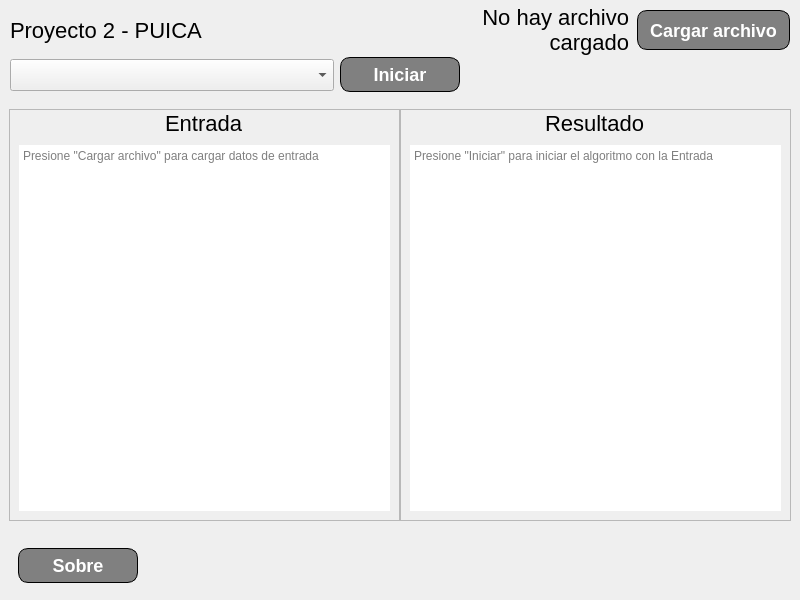
<?xml version="1.0" encoding="UTF-8"?>
<ui version="4.0">
 <class>MainWindow</class>
 <widget class="QMainWindow" name="MainWindow">
  <property name="geometry">
   <rect>
    <x>0</x>
    <y>0</y>
    <width>800</width>
    <height>600</height>
   </rect>
  </property>
  <property name="minimumSize">
   <size>
    <width>800</width>
    <height>600</height>
   </size>
  </property>
  <property name="windowTitle">
   <string>PUICA</string>
  </property>
  <property name="styleSheet">
   <string notr="true">/*
 *
 *  Simple Stylesheet inspired on Bootstrap for Qt Designer / Qt Creator 
 *  File: bootstylesheet.css
 *  Author: JuanLoaiza007
 *  Version: 1.1.1
 *
 */

/*  # Español
 *  Instrucciones para aplicar en Qt Designer / Qt Creator
 *  1. Busque la vista de Inspector de objetos &gt;&gt; Objeto &gt;&gt; &quot;MainWindow&quot;.
 *  2. Dale clic derecho a &quot;MainWindow&quot; y seleccione &quot;Cambiar HojaDeEstilos&quot; o algo similar.
 *  3. Pegue el contenido de este archivo ahí.
 *  4. De clic en Aplicar y Aceptar.
 *  5. Para aplicar los estilos seleccione un objeto, en el Editor de Propiedades agregue un Filtro tipo cadena de texto y nombrelo &quot;class&quot;.
 *  6. En el Editor de Propiedades habrá una seccion nueva llamada &quot;Propiedades dinámicas&quot; y una propiedad llamada &quot;class&quot;, en la casilla de la derecha aplique todos los estilos que desee, eg. &quot;btn btn-outline-primary br-4&quot;. 
 */

/*  # English
 *  Instructions to apply in Qt Designer / Qt Creator
 *  1. Keep an eye on the Object Inspector &gt;&gt; Object &gt;&gt; &quot;MainWindow&quot;.
 *  2. Right click on &quot;MainWindow&quot; and select &quot;Change StyleSheet&quot; or something similar.
 *  3. Paste the content of this file there.
 *  4. Click Apply and Accept.
 *  5. To apply the styles, select an object, in the Properties Editor add a Text String Filter and name it &quot;class&quot;.
 *  6. In the Property Editor there will be a new section called &quot;Dynamic Properties&quot; and a property called &quot;class&quot;, in the box on the right apply all the styles you want, eg. &quot;btn btn-outline-primary br-4&quot;. 
 */

QMainWindow {
  font-family: &quot;sans-serif&quot;;
}

/* Border Settings */
/* Border Side Weight */
.nb {
  border: 0px solid;
}
.b-st-1 {
  border-top: 1px solid;
}
.b-sb-1 {
  border-bottom: 1px solid;
}
.b-sl-1 {
  border-left: 1px solid;
}
.b-sr-1 {
  border-right: 1px solid;
}
.b-st-2 {
  border-top: 2px solid;
}
.b-sb-2 {
  border-bottom: 2px solid;
}
.b-sl-2 {
  border-left: 2px solid;
}
.b-sr-2 {
  border-right: 2px solid;
}
.b-st-3 {
  border-top: 3px solid;
}
.b-sb-3 {
  border-bottom: 3px solid;
}
.b-sl-3 {
  border-left: 3px solid;
}
.b-sr-3 {
  border-right: 3px solid;
}
.b-st-4 {
  border-top: 4px solid;
}
.b-sb-4 {
  border-bottom: 4px solid;
}
.b-sl-4 {
  border-left: 4px solid;
}
.b-sr-4 {
  border-right: 4px solid;
}

/* Radius */
.br-1 {
  border-radius: 10px;
}

.br-2 {
  border-radius: 15px;
}

.br-3 {
  border-radius: 20px;
}

.br-4 {
  border-radius: 25px;
}

/* Background colors */
.background-white {
  background-color: white;
}
.background-light {
  background-color: #f8f9fa;
}
.background-black {
  background-color: black;
}
.background-primary {
  background-color: #0d6efd;
}
.background-success {
  background-color: #198754;
}
.background-warning {
  background-color: #ffc720;
}
.background-danger {
  background-color: #dc3545;
}

/* Colors */
.color-white {
  color: white;
}
.color-light {
  color: #f8f9fa;
}
.color-black {
  color: black;
}
.color-primary {
  color: #0d6efd;
}
.color-success {
  color: #198754;
}
.color-warning {
  color: #ffc720;
}
.color-danger {
  color: #dc3545;
}

/* Buttons */
QPushButton {
  font-weight: 500;
  color: white;
  background-color: gray;
  padding: 6px 12px;
  font-size: 18px;
  border-radius: 10px;
  border: 1px solid;
}

.btn {
  font-weight: 500;
  color: white;
  background-color: gray;
  padding: 6px 12px;
  font-size: 18px;
  border-radius: 10px;
  border: 1px solid;
}

.btn-primary {
  color: #fff;
  background-color: #0d6efd;
  border-color: #0d6efd;
}
.btn-primary:hover {
  color: #fff;
  background-color: #0b5ed7;
  border-color: #0a58ca;
}

.btn-secondary {
  color: #fff;
  background-color: #6c757d;
  border-color: #6c757d;
}
.btn-secondary:hover {
  color: #fff;
  background-color: #5c636a;
  border-color: #565e64;
}

.btn-success {
  color: #fff;
  background-color: #198754;
  border-color: #198754;
}
.btn-success:hover {
  color: #fff;
  background-color: #157347;
  border-color: #146c43;
}

.btn-warning {
  color: #000;
  background-color: #ffc107;
  border-color: #ffc107;
}
.btn-warning:hover {
  color: #000;
  background-color: #ffca2c;
  border-color: #ffc720;
}

.btn-danger {
  color: #fff;
  background-color: #dc3545;
  border-color: #dc3545;
}
.btn-danger:hover {
  color: #fff;
  background-color: #bb2d3b;
  border-color: #b02a37;
}

.btn-light {
  color: #000;
  background-color: #f8f9fa;
  border-color: #f8f9fa;
}
.btn-light:hover {
  color: #000;
  background-color: #f9fafb;
  border-color: #f9fafb;
}

.btn-dark {
  color: #fff;
  background-color: #212529;
  border-color: #212529;
}
.btn-dark:hover {
  color: #fff;
  background-color: #1c1f23;
  border-color: #1a1e21;
}

.btn-outline-primary {
  background-color: white;
  color: #0d6efd;
  border-color: #0d6efd;
}
.btn-outline-primary:hover {
  color: #fff;
  background-color: #0d6efd;
  border-color: #0d6efd;
}

.btn-outline-secondary {
  background-color: white;
  color: #6c757d;
  border-color: #6c757d;
}
.btn-outline-secondary:hover {
  color: #fff;
  background-color: #6c757d;
  border-color: #6c757d;
}

.btn-outline-success {
  background-color: white;
  color: #198754;
  border-color: #198754;
}
.btn-outline-success:hover {
  color: #fff;
  background-color: #198754;
  border-color: #198754;
}

.btn-outline-info {
  background-color: white;
  color: #0dcaf0;
  border-color: #0dcaf0;
}
.btn-outline-info:hover {
  color: #000;
  background-color: #0dcaf0;
}

.btn-outline-warning {
  background-color: white;
  color: #ffc107;
  border-color: #ffc107;
}
.btn-outline-warning:hover {
  color: #000;
  background-color: #ffc107;
  border-color: #ffc107;
}

.btn-outline-danger {
  background-color: white;
  color: #dc3545;
  border-color: #dc3545;
}
.btn-outline-danger:hover {
  color: #fff;
  background-color: #dc3545;
  border-color: #dc3545;
}

.btn-outline-light {
  background-color: #41464b;
  color: #f8f9fa;
  border-color: #f8f9fa;
}
.btn-outline-light:hover {
  color: #000;
  background-color: #f8f9fa;
  border-color: #f8f9fa;
}

.btn-outline-dark {
  background-color: white;
  color: #212529;
  border-color: #212529;
}
.btn-outline-dark:hover {
  color: #fff;
  background-color: #212529;
  border-color: #212529;
}

.btn-link {
  background-color: white;
  font-weight: 400;
  color: #0d6efd;
  text-decoration: underline;
}
.btn-link:hover {
  color: #0a58ca;
}

/* Title sizes */
QLabel {
  font-size: 22px;
}

.h1 {
  font-size: 42px;
}

.h2 {
  font-size: 36px;
}

.h3 {
  font-size: 32px;
}

.h4 {
  font-size: 28px;
}

.h5 {
  font-size: 22px;
}

.h6 {
  font-size: 18px;
}

/* Alerts */
.alert {
  border: 1px solid;
}

.alert-primary {
  color: #084298;
  background-color: #cfe2ff;
  border-color: #b6d4fe;
}
.alert-secondary {
  color: #41464b;
  background-color: #e2e3e5;
  border-color: #d3d6d8;
}
.alert-success {
  color: #0f5132;
  background-color: #d1e7dd;
  border-color: #badbcc;
}
.alert-info {
  color: #055160;
  background-color: #cff4fc;
  border-color: #b6effb;
}
.alert-warning {
  color: #664d03;
  background-color: #fff3cd;
  border-color: #ffecb5;
}
.alert-danger {
  color: #842029;
  background-color: #f8d7da;
  border-color: #f5c2c7;
}
.alert-light {
  color: #636464;
  background-color: #fefefe;
  border-color: #fdfdfe;
}
.alert-dark {
  color: #141619;
  background-color: #d3d3d4;
  border-color: #bcbebf;
}
</string>
  </property>
  <property name="class" stdset="0">
   <string/>
  </property>
  <widget class="QWidget" name="centralwidget">
   <property name="styleSheet">
    <string notr="true"/>
   </property>
   <property name="class" stdset="0">
    <string>background-white</string>
   </property>
   <layout class="QVBoxLayout" name="verticalLayout">
    <property name="spacing">
     <number>0</number>
    </property>
    <property name="leftMargin">
     <number>0</number>
    </property>
    <property name="topMargin">
     <number>0</number>
    </property>
    <property name="rightMargin">
     <number>0</number>
    </property>
    <property name="bottomMargin">
     <number>0</number>
    </property>
    <item>
     <widget class="QFrame" name="head">
      <property name="minimumSize">
       <size>
        <width>800</width>
        <height>100</height>
       </size>
      </property>
      <property name="maximumSize">
       <size>
        <width>16777215</width>
        <height>150</height>
       </size>
      </property>
      <property name="frameShape">
       <enum>QFrame::NoFrame</enum>
      </property>
      <property name="frameShadow">
       <enum>QFrame::Raised</enum>
      </property>
      <layout class="QVBoxLayout" name="verticalLayout_2">
       <property name="spacing">
        <number>0</number>
       </property>
       <property name="leftMargin">
        <number>10</number>
       </property>
       <property name="topMargin">
        <number>5</number>
       </property>
       <property name="rightMargin">
        <number>10</number>
       </property>
       <property name="bottomMargin">
        <number>5</number>
       </property>
       <item>
        <widget class="QFrame" name="head1">
         <property name="minimumSize">
          <size>
           <width>780</width>
           <height>40</height>
          </size>
         </property>
         <property name="frameShape">
          <enum>QFrame::NoFrame</enum>
         </property>
         <property name="frameShadow">
          <enum>QFrame::Raised</enum>
         </property>
         <layout class="QHBoxLayout" name="horizontalLayout_3">
          <property name="spacing">
           <number>8</number>
          </property>
          <property name="leftMargin">
           <number>0</number>
          </property>
          <property name="topMargin">
           <number>0</number>
          </property>
          <property name="rightMargin">
           <number>0</number>
          </property>
          <property name="bottomMargin">
           <number>0</number>
          </property>
          <item>
           <widget class="QLabel" name="lbl_tituloPrograma">
            <property name="minimumSize">
             <size>
              <width>390</width>
              <height>45</height>
             </size>
            </property>
            <property name="maximumSize">
             <size>
              <width>340</width>
              <height>16777215</height>
             </size>
            </property>
            <property name="frameShape">
             <enum>QFrame::NoFrame</enum>
            </property>
            <property name="text">
             <string>Proyecto 2 - PUICA</string>
            </property>
            <property name="class" stdset="0">
             <string>h4 color-primary</string>
            </property>
           </widget>
          </item>
          <item>
           <widget class="QLabel" name="lbl_archivo_cargado">
            <property name="minimumSize">
             <size>
              <width>0</width>
              <height>0</height>
             </size>
            </property>
            <property name="maximumSize">
             <size>
              <width>16777215</width>
              <height>16777215</height>
             </size>
            </property>
            <property name="frameShape">
             <enum>QFrame::NoFrame</enum>
            </property>
            <property name="text">
             <string>No hay archivo cargado</string>
            </property>
            <property name="alignment">
             <set>Qt::AlignRight|Qt::AlignTrailing|Qt::AlignVCenter</set>
            </property>
            <property name="wordWrap">
             <bool>true</bool>
            </property>
            <property name="class" stdset="0">
             <string>h6 color-danger</string>
            </property>
           </widget>
          </item>
          <item>
           <widget class="QPushButton" name="btn_cargarArchivo">
            <property name="minimumSize">
             <size>
              <width>0</width>
              <height>35</height>
             </size>
            </property>
            <property name="maximumSize">
             <size>
              <width>170</width>
              <height>40</height>
             </size>
            </property>
            <property name="cursor">
             <cursorShape>PointingHandCursor</cursorShape>
            </property>
            <property name="text">
             <string>Cargar archivo</string>
            </property>
            <property name="class" stdset="0">
             <string>btn-primary br-2</string>
            </property>
           </widget>
          </item>
         </layout>
        </widget>
       </item>
       <item>
        <widget class="QFrame" name="head2">
         <property name="minimumSize">
          <size>
           <width>780</width>
           <height>30</height>
          </size>
         </property>
         <property name="frameShape">
          <enum>QFrame::NoFrame</enum>
         </property>
         <property name="frameShadow">
          <enum>QFrame::Raised</enum>
         </property>
         <layout class="QHBoxLayout" name="horizontalLayout_4">
          <property name="leftMargin">
           <number>0</number>
          </property>
          <property name="topMargin">
           <number>0</number>
          </property>
          <property name="rightMargin">
           <number>0</number>
          </property>
          <property name="bottomMargin">
           <number>0</number>
          </property>
          <item>
           <widget class="QComboBox" name="box_solver">
            <property name="minimumSize">
             <size>
              <width>322</width>
              <height>32</height>
             </size>
            </property>
            <property name="maximumSize">
             <size>
              <width>380</width>
              <height>16777215</height>
             </size>
            </property>
            <property name="cursor">
             <cursorShape>PointingHandCursor</cursorShape>
            </property>
            <property name="class" stdset="0">
             <string>h6</string>
            </property>
           </widget>
          </item>
          <item>
           <widget class="QPushButton" name="btn_iniciar">
            <property name="minimumSize">
             <size>
              <width>100</width>
              <height>35</height>
             </size>
            </property>
            <property name="maximumSize">
             <size>
              <width>120</width>
              <height>35</height>
             </size>
            </property>
            <property name="cursor">
             <cursorShape>PointingHandCursor</cursorShape>
            </property>
            <property name="text">
             <string>Iniciar</string>
            </property>
            <property name="class" stdset="0">
             <string>btn-danger br-2</string>
            </property>
           </widget>
          </item>
          <item>
           <widget class="QFrame" name="right_separator">
            <property name="frameShape">
             <enum>QFrame::NoFrame</enum>
            </property>
            <property name="frameShadow">
             <enum>QFrame::Raised</enum>
            </property>
           </widget>
          </item>
         </layout>
        </widget>
       </item>
      </layout>
     </widget>
    </item>
    <item>
     <widget class="QFrame" name="body">
      <property name="minimumSize">
       <size>
        <width>800</width>
        <height>430</height>
       </size>
      </property>
      <property name="frameShape">
       <enum>QFrame::NoFrame</enum>
      </property>
      <property name="frameShadow">
       <enum>QFrame::Raised</enum>
      </property>
      <layout class="QHBoxLayout" name="horizontalLayout_2">
       <property name="spacing">
        <number>0</number>
       </property>
       <item>
        <widget class="QFrame" name="bodyleft">
         <property name="minimumSize">
          <size>
           <width>380</width>
           <height>0</height>
          </size>
         </property>
         <property name="maximumSize">
          <size>
           <width>800</width>
           <height>16777215</height>
          </size>
         </property>
         <property name="frameShape">
          <enum>QFrame::StyledPanel</enum>
         </property>
         <property name="frameShadow">
          <enum>QFrame::Raised</enum>
         </property>
         <layout class="QVBoxLayout" name="verticalLayout_3">
          <property name="spacing">
           <number>0</number>
          </property>
          <property name="leftMargin">
           <number>0</number>
          </property>
          <property name="topMargin">
           <number>0</number>
          </property>
          <property name="rightMargin">
           <number>0</number>
          </property>
          <property name="bottomMargin">
           <number>0</number>
          </property>
          <item>
           <widget class="QFrame" name="bodytitle">
            <property name="minimumSize">
             <size>
              <width>387</width>
              <height>26</height>
             </size>
            </property>
            <property name="maximumSize">
             <size>
              <width>16777215</width>
              <height>40</height>
             </size>
            </property>
            <property name="frameShape">
             <enum>QFrame::NoFrame</enum>
            </property>
            <property name="frameShadow">
             <enum>QFrame::Raised</enum>
            </property>
            <property name="class" stdset="0">
             <string>b-st-1 b-sb-1 b-sl-1 b-sr-1</string>
            </property>
            <layout class="QVBoxLayout" name="verticalLayout_7">
             <property name="leftMargin">
              <number>0</number>
             </property>
             <property name="topMargin">
              <number>0</number>
             </property>
             <property name="rightMargin">
              <number>0</number>
             </property>
             <property name="bottomMargin">
              <number>0</number>
             </property>
             <item alignment="Qt::AlignHCenter">
              <widget class="QLabel" name="lbl_entrada">
               <property name="frameShape">
                <enum>QFrame::NoFrame</enum>
               </property>
               <property name="text">
                <string>Entrada</string>
               </property>
              </widget>
             </item>
            </layout>
           </widget>
          </item>
          <item>
           <widget class="QFrame" name="bodybody">
            <property name="minimumSize">
             <size>
              <width>380</width>
              <height>380</height>
             </size>
            </property>
            <property name="frameShape">
             <enum>QFrame::NoFrame</enum>
            </property>
            <property name="frameShadow">
             <enum>QFrame::Raised</enum>
            </property>
            <property name="class" stdset="0">
             <string>b-st-1 b-sb-1 b-sl-1 b-sr-1</string>
            </property>
            <layout class="QHBoxLayout" name="horizontalLayout_7">
             <item>
              <widget class="QTextEdit" name="txtE_entrada">
               <property name="cursor" stdset="0">
                <cursorShape>ArrowCursor</cursorShape>
               </property>
               <property name="frameShape">
                <enum>QFrame::NoFrame</enum>
               </property>
               <property name="html">
                <string>&lt;!DOCTYPE HTML PUBLIC &quot;-//W3C//DTD HTML 4.0//EN&quot; &quot;http://www.w3.org/TR/REC-html40/strict.dtd&quot;&gt;
&lt;html&gt;&lt;head&gt;&lt;meta name=&quot;qrichtext&quot; content=&quot;1&quot; /&gt;&lt;style type=&quot;text/css&quot;&gt;
p, li { white-space: pre-wrap; }
&lt;/style&gt;&lt;/head&gt;&lt;body style=&quot; font-family:'San Francisco Text'; font-size:18px; font-weight:400; font-style:normal;&quot;&gt;
&lt;p style=&quot;-qt-paragraph-type:empty; margin-top:0px; margin-bottom:0px; margin-left:0px; margin-right:0px; -qt-block-indent:0; text-indent:0px; font-size:12pt;&quot;&gt;&lt;br /&gt;&lt;/p&gt;&lt;/body&gt;&lt;/html&gt;</string>
               </property>
               <property name="textInteractionFlags">
                <set>Qt::TextSelectableByKeyboard|Qt::TextSelectableByMouse</set>
               </property>
               <property name="placeholderText">
                <string>Presione &quot;Cargar archivo&quot; para cargar datos de entrada</string>
               </property>
               <property name="class" stdset="0">
                <string>h6</string>
               </property>
              </widget>
             </item>
            </layout>
           </widget>
          </item>
         </layout>
        </widget>
       </item>
       <item>
        <widget class="QFrame" name="bodyright">
         <property name="minimumSize">
          <size>
           <width>380</width>
           <height>0</height>
          </size>
         </property>
         <property name="maximumSize">
          <size>
           <width>800</width>
           <height>16777215</height>
          </size>
         </property>
         <property name="frameShape">
          <enum>QFrame::StyledPanel</enum>
         </property>
         <property name="frameShadow">
          <enum>QFrame::Raised</enum>
         </property>
         <layout class="QVBoxLayout" name="verticalLayout_4">
          <property name="spacing">
           <number>0</number>
          </property>
          <property name="leftMargin">
           <number>0</number>
          </property>
          <property name="topMargin">
           <number>0</number>
          </property>
          <property name="rightMargin">
           <number>0</number>
          </property>
          <property name="bottomMargin">
           <number>0</number>
          </property>
          <item>
           <widget class="QFrame" name="bodytitle_2">
            <property name="minimumSize">
             <size>
              <width>387</width>
              <height>26</height>
             </size>
            </property>
            <property name="maximumSize">
             <size>
              <width>16777215</width>
              <height>40</height>
             </size>
            </property>
            <property name="frameShape">
             <enum>QFrame::NoFrame</enum>
            </property>
            <property name="frameShadow">
             <enum>QFrame::Raised</enum>
            </property>
            <property name="class" stdset="0">
             <string>b-st-1 b-sb-1 b-sl-1 b-sr-1</string>
            </property>
            <layout class="QHBoxLayout" name="horizontalLayout_6">
             <property name="spacing">
              <number>0</number>
             </property>
             <property name="leftMargin">
              <number>0</number>
             </property>
             <property name="topMargin">
              <number>0</number>
             </property>
             <property name="rightMargin">
              <number>0</number>
             </property>
             <property name="bottomMargin">
              <number>0</number>
             </property>
             <item alignment="Qt::AlignHCenter">
              <widget class="QLabel" name="lbl_resultado">
               <property name="frameShape">
                <enum>QFrame::NoFrame</enum>
               </property>
               <property name="text">
                <string>Resultado</string>
               </property>
              </widget>
             </item>
            </layout>
           </widget>
          </item>
          <item>
           <widget class="QFrame" name="bodybody_2">
            <property name="minimumSize">
             <size>
              <width>0</width>
              <height>380</height>
             </size>
            </property>
            <property name="frameShape">
             <enum>QFrame::NoFrame</enum>
            </property>
            <property name="frameShadow">
             <enum>QFrame::Raised</enum>
            </property>
            <property name="class" stdset="0">
             <string>b-st-1 b-sb-1 b-sl-1 b-sr-1</string>
            </property>
            <layout class="QHBoxLayout" name="horizontalLayout_8">
             <item>
              <widget class="QTextEdit" name="txtE_resultado">
               <property name="cursor" stdset="0">
                <cursorShape>ArrowCursor</cursorShape>
               </property>
               <property name="focusPolicy">
                <enum>Qt::StrongFocus</enum>
               </property>
               <property name="frameShape">
                <enum>QFrame::NoFrame</enum>
               </property>
               <property name="frameShadow">
                <enum>QFrame::Plain</enum>
               </property>
               <property name="horizontalScrollBarPolicy">
                <enum>Qt::ScrollBarAlwaysOff</enum>
               </property>
               <property name="html">
                <string>&lt;!DOCTYPE HTML PUBLIC &quot;-//W3C//DTD HTML 4.0//EN&quot; &quot;http://www.w3.org/TR/REC-html40/strict.dtd&quot;&gt;
&lt;html&gt;&lt;head&gt;&lt;meta name=&quot;qrichtext&quot; content=&quot;1&quot; /&gt;&lt;style type=&quot;text/css&quot;&gt;
p, li { white-space: pre-wrap; }
&lt;/style&gt;&lt;/head&gt;&lt;body style=&quot; font-family:'San Francisco Text'; font-size:18px; font-weight:400; font-style:normal;&quot;&gt;
&lt;p style=&quot;-qt-paragraph-type:empty; margin-top:0px; margin-bottom:0px; margin-left:0px; margin-right:0px; -qt-block-indent:0; text-indent:0px; font-size:12pt;&quot;&gt;&lt;br /&gt;&lt;/p&gt;&lt;/body&gt;&lt;/html&gt;</string>
               </property>
               <property name="acceptRichText">
                <bool>false</bool>
               </property>
               <property name="textInteractionFlags">
                <set>Qt::TextSelectableByKeyboard|Qt::TextSelectableByMouse</set>
               </property>
               <property name="placeholderText">
                <string>Presione &quot;Iniciar&quot; para iniciar el algoritmo con la Entrada</string>
               </property>
               <property name="class" stdset="0">
                <string>h6</string>
               </property>
              </widget>
             </item>
            </layout>
           </widget>
          </item>
         </layout>
        </widget>
       </item>
      </layout>
     </widget>
    </item>
    <item>
     <widget class="QFrame" name="foot">
      <property name="minimumSize">
       <size>
        <width>800</width>
        <height>70</height>
       </size>
      </property>
      <property name="maximumSize">
       <size>
        <width>16777215</width>
        <height>70</height>
       </size>
      </property>
      <property name="frameShape">
       <enum>QFrame::NoFrame</enum>
      </property>
      <property name="frameShadow">
       <enum>QFrame::Raised</enum>
      </property>
      <layout class="QHBoxLayout" name="horizontalLayout">
       <property name="spacing">
        <number>0</number>
       </property>
       <item>
        <widget class="QFrame" name="foot1left">
         <property name="maximumSize">
          <size>
           <width>260</width>
           <height>16777215</height>
          </size>
         </property>
         <property name="frameShape">
          <enum>QFrame::NoFrame</enum>
         </property>
         <property name="frameShadow">
          <enum>QFrame::Raised</enum>
         </property>
         <layout class="QVBoxLayout" name="verticalLayout_5">
          <item>
           <widget class="QPushButton" name="btn_sobre">
            <property name="minimumSize">
             <size>
              <width>100</width>
              <height>35</height>
             </size>
            </property>
            <property name="maximumSize">
             <size>
              <width>120</width>
              <height>35</height>
             </size>
            </property>
            <property name="cursor">
             <cursorShape>PointingHandCursor</cursorShape>
            </property>
            <property name="text">
             <string>Sobre</string>
            </property>
            <property name="class" stdset="0">
             <string>btn-outline-dark br-2</string>
            </property>
           </widget>
          </item>
         </layout>
        </widget>
       </item>
       <item>
        <widget class="QFrame" name="foot2center">
         <property name="frameShape">
          <enum>QFrame::NoFrame</enum>
         </property>
         <property name="frameShadow">
          <enum>QFrame::Raised</enum>
         </property>
         <layout class="QHBoxLayout" name="horizontalLayout_5"/>
        </widget>
       </item>
       <item>
        <widget class="QFrame" name="foot3right">
         <property name="maximumSize">
          <size>
           <width>260</width>
           <height>16777215</height>
          </size>
         </property>
         <property name="frameShape">
          <enum>QFrame::NoFrame</enum>
         </property>
         <property name="frameShadow">
          <enum>QFrame::Raised</enum>
         </property>
         <layout class="QVBoxLayout" name="verticalLayout_6">
          <item alignment="Qt::AlignRight">
           <widget class="QLabel" name="lbl_buttomright">
            <property name="minimumSize">
             <size>
              <width>240</width>
              <height>0</height>
             </size>
            </property>
            <property name="maximumSize">
             <size>
              <width>130</width>
              <height>16777215</height>
             </size>
            </property>
            <property name="frameShape">
             <enum>QFrame::NoFrame</enum>
            </property>
            <property name="text">
             <string/>
            </property>
            <property name="alignment">
             <set>Qt::AlignRight|Qt::AlignTrailing|Qt::AlignVCenter</set>
            </property>
            <property name="class" stdset="0">
             <string>color-danger</string>
            </property>
           </widget>
          </item>
         </layout>
        </widget>
       </item>
      </layout>
     </widget>
    </item>
   </layout>
  </widget>
 </widget>
 <resources/>
 <connections/>
</ui>
